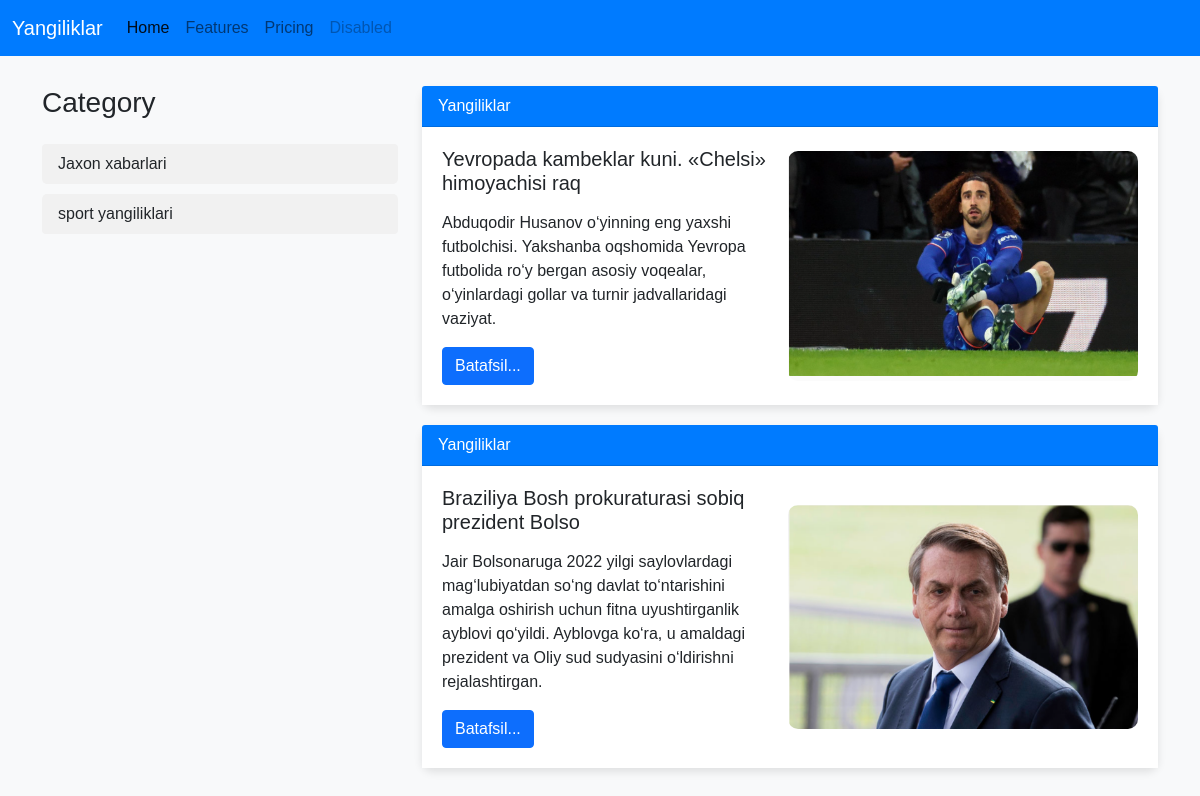
Page /yangi/eski/ on the committed database.
### configapp/models.py (models this page shows, shortened)
class Category(models.Model):
    title = models.CharField(max_length=50)
    class Meta:
        verbose_name = 'Category'
        verbose_name_plural = 'Categories'
        ordering = ['pk']

class News(models.Model):
    title = models.CharField(max_length=50)
    context = models.TextField(blank=True)
    created_ed = models.DateTimeField(auto_now_add=True)
    updated_ed = models.DateTimeField(auto_now=True)
    category = models.ForeignKey(Category, on_delete=models.CASCADE, default=1)
    photo = models.ImageField(upload_to='photos/%Y/%m/%d/')
    is_bool = models.BooleanField(default=True)
    class Meta:
        verbose_name = 'News'
        verbose_name_plural = 'Newss'
        ordering = ['-created_ed']

### configapp/views.py (the view)
# urls.py: path('yangi/',include('configapp.urls')),
def yangi(request):
    news = News.objects.all()
    category = Category.objects.all()
    context = {
        'news': news,
        "title": "News",
        "category":category,
    }
    return render(request, 'Newsx/yangi.html', context=context)

### configapp/templates/Newsx/yangi.html (shortened to what this page needs)
<!DOCTYPE html>
<html lang="en">
<head>
    <link href="https://cdn.jsdelivr.net/npm/bootstrap@5.0.2/dist/css/bootstrap.min.css" rel="stylesheet"
>
</head>
<body>
    <nav class="navbar navbar-expand-lg navbar-light">
        <div class="container-fluid">
            <a class="navbar-brand" href="#">Yangiliklar</a>
            <div class="collapse navbar-collapse" id="navbarNav">
                <ul class="navbar-nav">
                    <li class="nav-item">
                        <a class="nav-link active" aria-current="page" href="http://127.0.0.1:8000/yangi/eski/">Home</a>
                    </li>
                    <li class="nav-item">
                        <a class="nav-link" href="#">Features</a>
                    </li>
                    <li class="nav-item">
                        <a class="nav-link" href="#">Pricing</a>
                    </li>
                    <li class="nav-item">
                        <a class="nav-link disabled" href="#" tabindex="-1" aria-disabled="true">Disabled</a>
                    </li>
                </ul>
            </div>
        </div>
    </nav>
    <div class="container">
        <div class="row">
            <div class="col-md-4">
                <h3 class="mb-4">Category</h3>
                <ul class="list-group">
                    {% for item in category %}
                    <li class="list-group-item"> {{ item.title }} </li>
                    {% endfor %}
                </ul>
            </div>
            <div class="col-md-8">
                {% for item in news %}
                <div class="card">
                    <div class="card-header">
                        Yangiliklar
                    </div>
                    <div class="card-body">
                        <div class="news-item">
                            <div class="news-text">
                                <h5 class="card-title">{{ item.title }}</h5>
                                <p class="card-text">{{ item.context | safe | linebreaks | truncatewords:50 }}</p>
                                <a href="#" class="btn btn-primary">Batafsil...</a>
                            </div>
                            <div class="news-image">
                                {% if item.photo %}
                                <img src="{{ item.photo.url }}" alt="">
                                {% else %}
                                <img src="https://picsum.photos/200" alt="">
                                {% endif %}
                            </div>
                        </div>
                    </div>
                </div>
                {% endfor %}
            </div>
        </div>
    </div>
</body>
</html>

### configapp/templates/Newsx/yangi.html (style rules this page uses)
body { font-family: 'Arial', sans-serif; background-color: #f8f9fa; }
.navbar { background-color: #007bff; }
.navbar-brand { color: white !important; }
.card { border: none; border-radius: 10px; margin-bottom: 20px; box-shadow: 0 4px 8px rgba(0, 0, 0, 0.1); }
.card-header { background-color: #007bff; color: white; border-radius: 10px 10px 0 0; }
.card-body { background-color: #ffffff; padding: 20px; }
.list-group-item { background-color: #f1f1f1; border: none; border-radius: 5px; margin-bottom: 10px; }
.container { margin-top: 30px; }
.news-item { display: flex; align-items: center; gap: 20px; }
.news-item img { max-width: 350px; border-radius: 10px; }

### rows in the picture
Category: title "Jaxon xabarlari"
Category: title "sport yangiliklari"
News: title "Yevropada kambeklar kuni. «Chelsi» himoyachisi raq", context "Abduqodir Husanov o‘yinning eng yaxshi futbolchisi. Yakshanba oqshomida Yevropa futbolida ro‘y bergan asosiy voqealar, o‘yinlardagi gollar va turnir jadvallaridagi vaziyat.", photo (picture)
News: title "Braziliya Bosh prokuraturasi sobiq prezident Bolso", context "Jair Bolsonaruga 2022 yilgi saylovlardagi mag‘lubiyatdan so‘ng davlat to‘ntarishini amalga oshirish uchun fitna uyushtirganlik ayblovi qo‘yildi. Ayblovga ko‘ra, u amaldagi prezident va Oliy sud sudyasini o‘ldirishni rejalashtirgan.", photo (picture)
